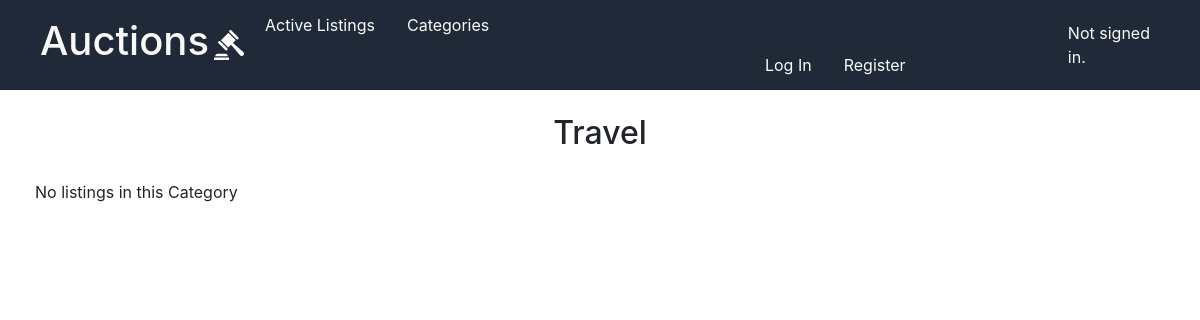
/categories/Travel, run on an earlier commit of the app's database.
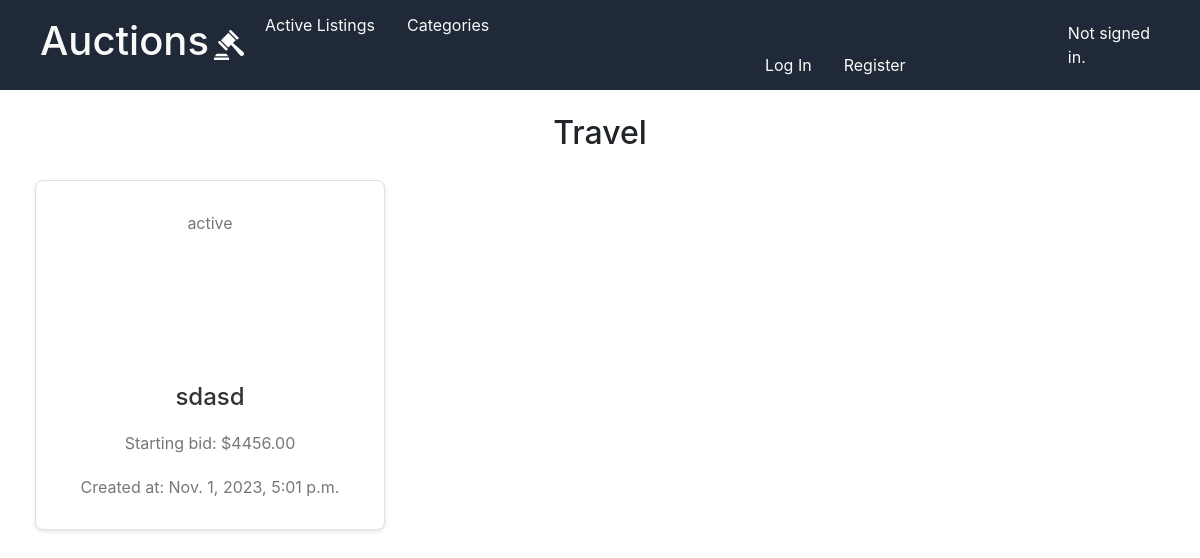
And on a later commit of the database.
### auctions/models.py (models this page shows, shortened)
class AuctionListing(models.Model):
    title = models.CharField(max_length=128)
    description = models.TextField()
    image = models.URLField(blank=True)
    starting_bid = models.DecimalField(decimal_places=2,max_digits=10)
    category = models.ForeignKey(Category,on_delete=models.CASCADE,blank=True)
    status = models.CharField(
    max_length=10,
    choices=[
        ('active', 'Active'),
        ('completed', 'Completed'),
        ('disabled', 'Disabled'),
    ],
    default='active'
    )
    seller = models.ForeignKey(User,on_delete=models.CASCADE,related_name="listing_seller")
    created_at = models.DateTimeField(auto_now_add=True)
    winner = models.ForeignKey(User,null=True,blank=True,on_delete=models.SET_NULL,related_name="listing_winner")

### auctions/views.py (the view)
# urls.py: path("categories/<str:category_name>",views.listings_in_category,name="listings_in_category")
def listings_in_category(request,category_name):
    category = get_object_or_404(Category,categoryName=category_name)
    listings = AuctionListing.objects.filter(category=category,status='active')
    return render(request,'auctions/listings_category.html',{
        "listings":listings,
        "category":category
    })

### auctions/templates/auctions/listings_category.html (shortened to what this page needs)
{% extends "auctions/layout.html" %}
{% load static %}
{% block body %}
    <h2 class="active-listings-title">{{category.categoryName}}</h2>
        <div class="auction-listings">
            {% for listing in listings %}
                <div class="auction-listing">
                    <a href="{% url 'auctions:listing_view'  listing.id%}">
                        <div class="listing-card">
                            <p>{{listing.status}}</p>
                            <div class="listing-img-container">
                            </div>
                            <h3>{{listing.title}}</h3>
                            <p>Starting bid: ${{listing.starting_bid}}</p>
                            <p>Created at: {{listing.created_at}}</p>
                        </div>
                    </a>
                </div>
            {%empty%}
                <div>No listings in this Category</div>
            {% endfor %}
        </div>
{% endblock %}

What changed in the data, as far as the page shows it:
now on this page (row edited): AuctionListing: status "active", title "sdasd", starting_bid "4456.00", created_at "Nov. 1, 2023, 5:01 p.m."
Also different on the page:
text no longer shown: "No listings in this Category"
